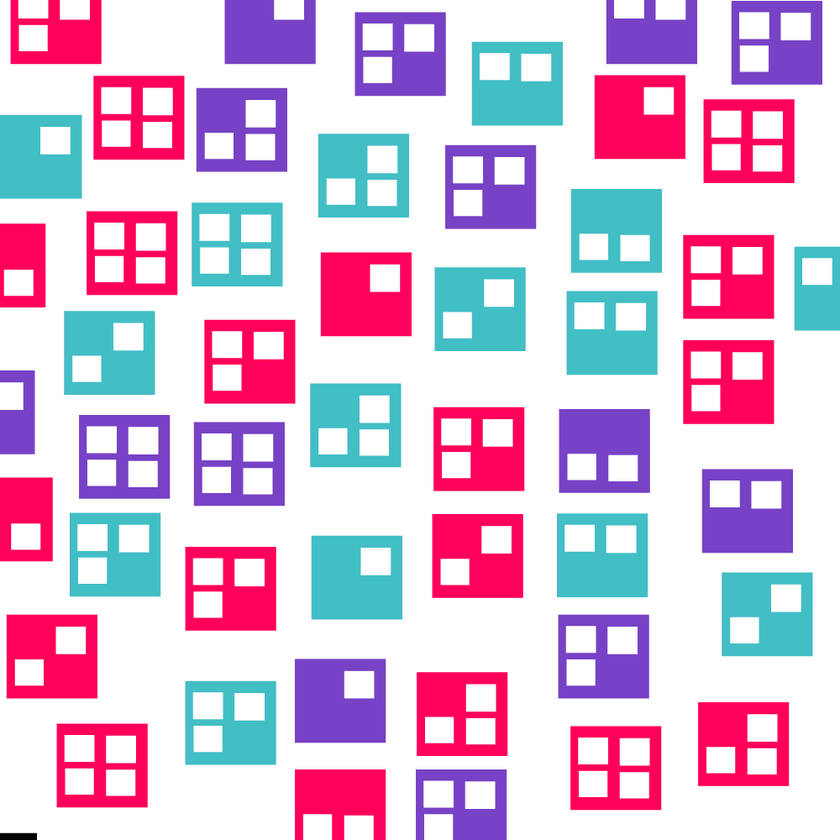
#> input picture projects/obraz.png, 840 x 840 px, shrunk from 1000 x 1000 before the run
$ jupyter execute dane_rastrowe_ot.ipynb
#> lines starting #> are read from the running program, lines starting #| are printed output that depends on the picture; after the words box and inside, x2 and y2 are one past the last pixel; in counts of white or black regions, pixels touching at a corner belong together
[cell 1]
#importy
import numpy as np
import pandas as pd
import math
import seaborn as sns
import matplotlib.pyplot as plt
import matplotlib.patches as pat
from skimage import io
import skimage as si
import skimage.filters as sif
import skimage.segmentation as sis
import skimage.measure as sime
import skimage.morphology as simo
import skimage.color as sic

from mpl_toolkits.mplot3d import Axes3D
from matplotlib import cm
import imagecodecs as ic
from matplotlib import colors

# zmiana sposobu wyświetlania danych typu float
pd.options.display.float_format = "{:.2f}".format

#FUNKCJE POMOCNICZE

def pokaz(im, tytul = "", osie = False):
    if not(osie):
        plt.axis("off")
    if im.ndim == 2:
        plt.imshow(im,cmap='gray')
    else:
        plt.imshow(im)
    plt.title(tytul)

def pliob(listaobr, ile_k = 1, listatyt = [], wart_dpi = 100, osie = False):
    # wyswietla liste obrazow kolorowych lub s skali szarosci
    rozm_obr = 5
    ile = len(listaobr)
    if len(listatyt) == 0:
        listatyt = [' ']*ile
    ile_w = np.ceil(ile / ile_k).astype(int)
    figsize_k = rozm_obr*ile_k
    figsize_w = rozm_obr*ile_w
    plt.figure(figsize=(figsize_k,figsize_w), dpi = wart_dpi)
    for i in range(0,ile):
        if isinstance(listaobr[i],np.ndarray):
            plt.subplot(ile_w,ile_k,i+1)
            pokaz(listaobr[i], listatyt[i], osie)
    plt.show()

def segmkol(obr, prog_dol, prog_gora):
    # funkcja proguje trzy składowe koloru
    maska = (obr[:,:,0] > prog_dol[0]) & (obr[:,:,0] < prog_gora[0])
    maska = maska & (obr[:,:,1] > prog_dol[1]) & (obr[:,:,1] < prog_gora[1])
    maska = maska & (obr[:,:,2] > prog_dol[2]) & (obr[:,:,2] < prog_gora[2])
    return maska

> Etykietowanie obiektów, w efekcie którego każdy obiekt otrzyma swoją unikalną etykietę. Wyświetlenie obrazu zawierającego etykiety. Policzenie wszystkich obiektów na obrazie i wyświetlenie wyznaczonej w ten spob liczby obiektów.

[cell 2]
# miejsce na kod
o = io.imread("obraz.png")
#> o is the input picture: shape (840, 840, 3); mean R, G, B 218.9, 192.1, 218.8
b = o[:,:,1]<255
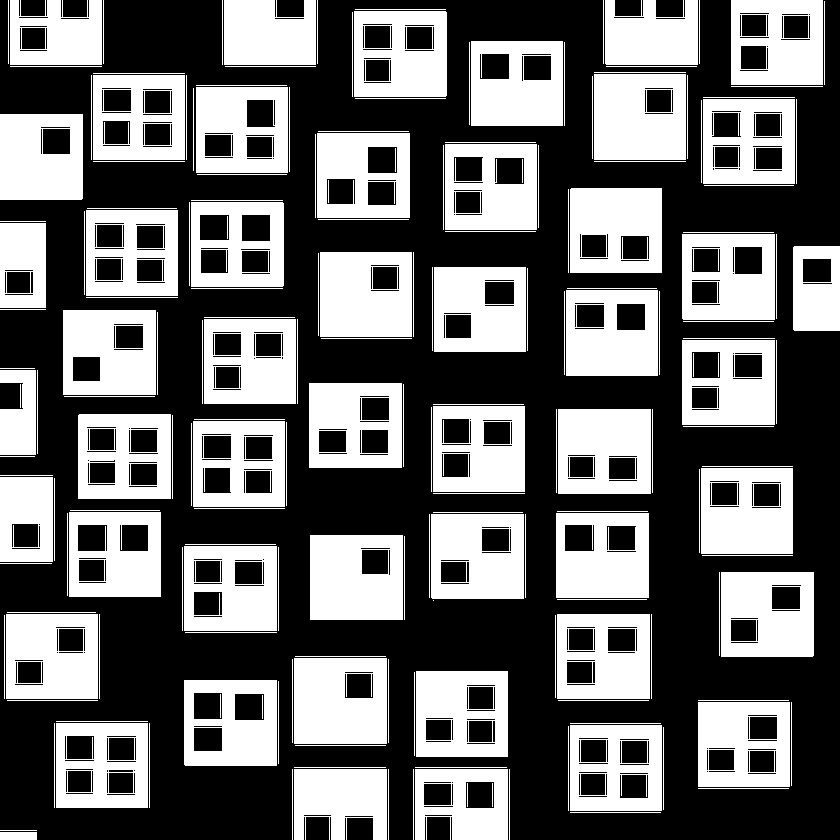
#> b: shape (840, 840) bool; 41.8% white; 192 white regions (1 under 20 px)
pliob([o,b],2)
#> in pliob, `ile = len(listaobr)`: ile = 2
#> in pliob, `listatyt = [' ']*ile`: listatyt = [' ', ' ']
#> in pliob, `ile_w = np.ceil(ile / ile_k).astype(int)`: ile_w = 1
#> in pliob, `figsize_w = rozm_obr*ile_w`: figsize_w = 5
#> in pliob, `plt.show()`:
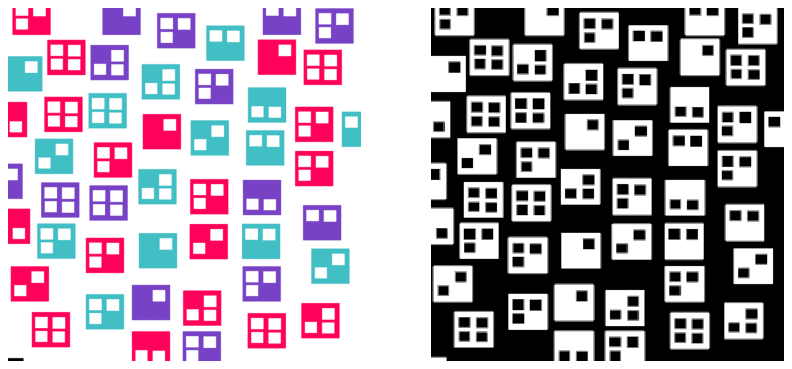
#> figure drawn by matplotlib, 2 panels

etykiety = sime.label(b)
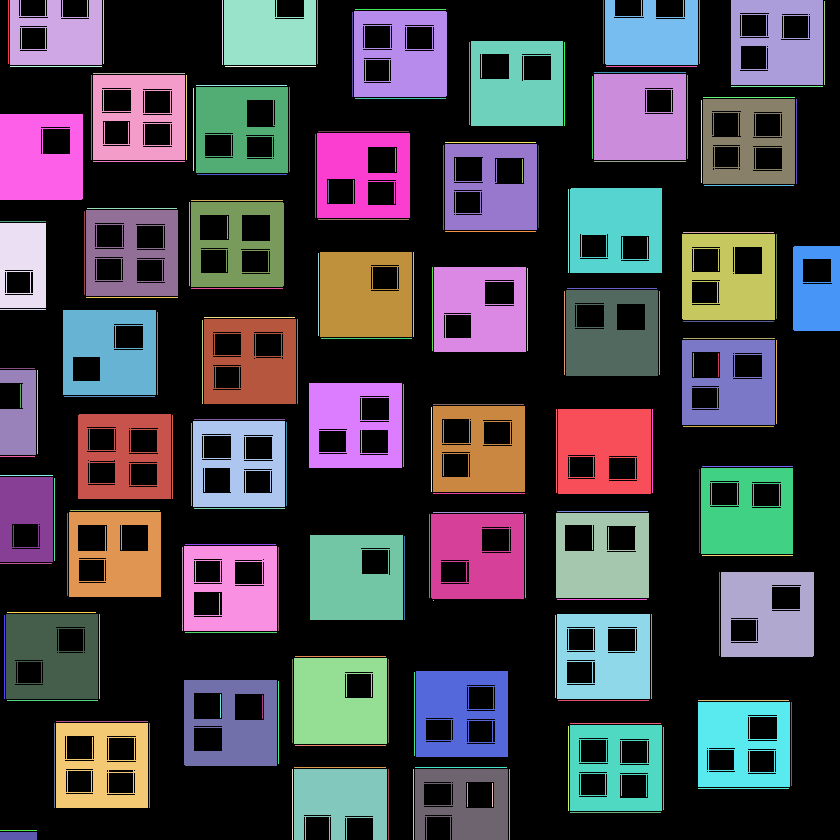
#> etykiety: shape (840, 840) int32; 193 distinct labels, from 0 to 192; one colour per label, 0 black
plt.figure(figsize=(6,6), dpi = 80)
plt.imshow(etykiety,'jet')


cechy = sime.regionprops(etykiety)
#> cechy = 192 regions; largest, box (x1, y1, x2, y2) and area: (294, 658, 387, 744) 7344, (594, 74, 686, 160) 7284, (310, 535, 403, 620) 7227, (320, 252, 412, 337) 7192, (558, 409, 651, 494) 6728
plt.figure(figsize=(6,6), dpi = 80)
plt.imshow(etykiety, cmap=plt.cm.gray)
for obiekt in cechy:
    y0, x0 = obiekt.centroid
    plt.plot(x0, y0, '.r', markersize=5)
    minr, minc, maxr, maxc = obiekt.bbox
    bx = (minc, maxc, maxc, minc, minc)
    by = (minr, minr, maxr, maxr, minr)
    plt.plot(bx, by, '-y', linewidth=1)
#> this loop made 192 passes
#> (y0, x0, minr, minc, maxr, maxc, bx, by) on passes 1 to 3: (31.5, 8, 0, 8, 64, 9, (8, 9, 9, 8, 8), (0, 0, 64, 64, 0)), (36.05, 58.69, 0, 10, 65, 102, (10, 102, 102, 10, 10), (0, 0, 65, 65, 0)), (31.5, 103, 0, 103, 64, 104, (103, 104, 104, 103, 103), (0, 0, 64, 64, 0))

plt.figure(figsize=(6,6), dpi = 80)
plt.imshow(o, cmap=plt.cm.gray)
for obiekt in cechy:
    y0, x0 = obiekt.centroid
    plt.plot(x0, y0, '.r', markersize=5)
    minr, minc, maxr, maxc = obiekt.bbox
    bx = (minc, maxc, maxc, minc, minc)
    by = (minr, minr, maxr, maxr, minr)
    plt.plot(bx, by, '-y', linewidth=1)

ile_obiektow = len(cechy)
print("ile obiektow: ",ile_obiektow)
#| ile obiektow:  192
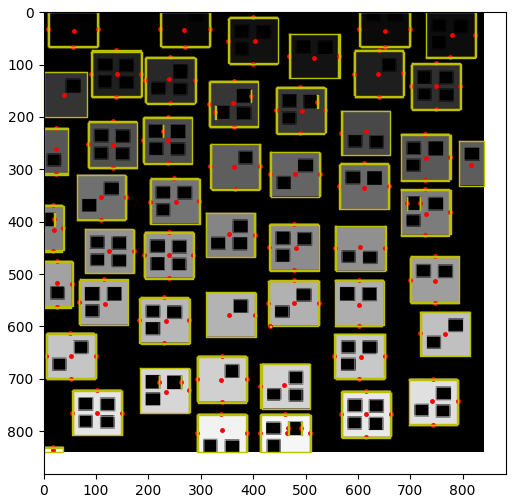
#> figure drawn by matplotlib, 1 panel
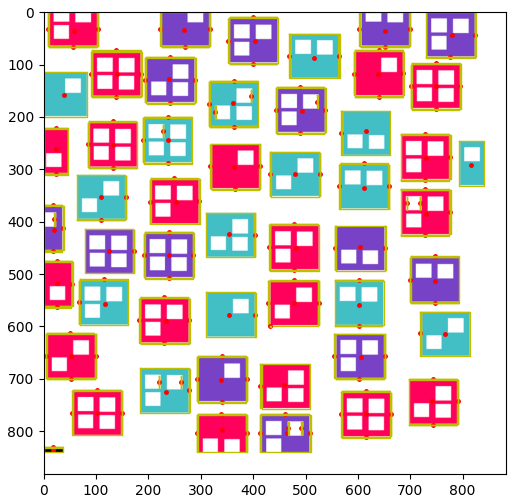
#> figure drawn by matplotlib, 1 panel

> Dobranie cech umożliwiających rozróżnienie wskazanych liczby otworow w obiektach.

[cell 3]
# miejsce na kod
#cecha to liczba otworow
#cecha rozróżniajaca to liczba eulera

ile_obiektow = len(cechy)
lista_cech = ['EulerNumber']
ile_cech = len(lista_cech)
tabela_cech = np.zeros((ile_obiektow,ile_cech+1))
tabela_cech[0,:] = np.nan #np.ones((1,ile_cech +1))*-99 # cechy nieistniejącego obiektu o etykiecie "0"
for i in range(0,ile_obiektow):
    for j in range(0,ile_cech):
      #  tabela_cech[i+1,j] = cechy[i][lista_cech[j]]
      tabela_cech[i,j] = cechy[i][lista_cech[j]]

# [5 lines of commented-out code are left out]


lio = []
lin = []
for numer_klasy in range(-3,2):
    lio.append(np.where(np.isin(etykiety,np.where(tabela_cech[:,0] == numer_klasy)+ np.array(1)),255,0))
    lin.append('liczba eulera: ' + str(numer_klasy))
pliob(lio,  3, lin)
#> call 2 of pliob, with ile_k = 3, wart_dpi = 100, osie = False
#> in pliob (call 2), `plt.show()`:
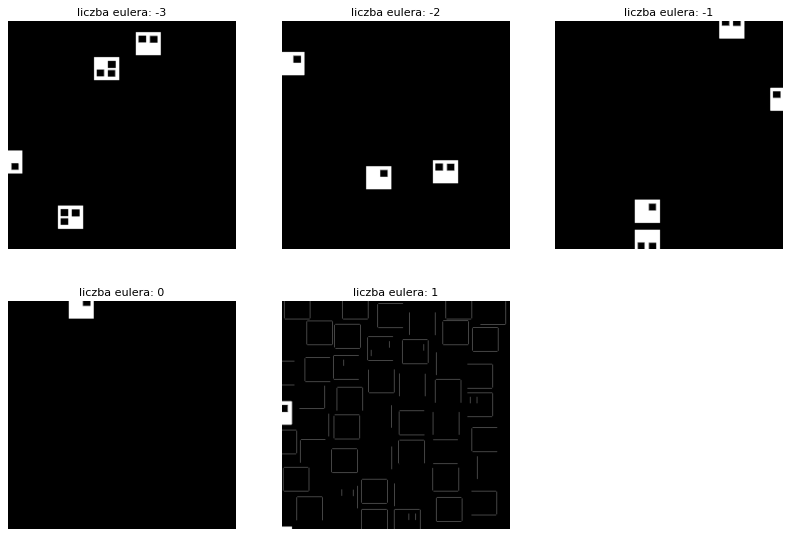
#> figure drawn by matplotlib, 5 panels

> Kod zliczający obiekty w każdej kategorii

[cell 4]
# miejsce na kod
for numer_klasy in range(-3,2):
    print('liczba otworow: ' + str(numer_klasy*(-1)+1) + ' liczba obiektów: '+ str(len(np.where(tabela_cech[:,0] == numer_klasy)[0])))
#> this loop made 5 passes
#| liczba otworow: 4 liczba obiektów: 4
#| liczba otworow: 3 liczba obiektów: 3
#| liczba otworow: 2 liczba obiektów: 4
#| liczba otworow: 1 liczba obiektów: 1
#| liczba otworow: 0 liczba obiektów: 144
